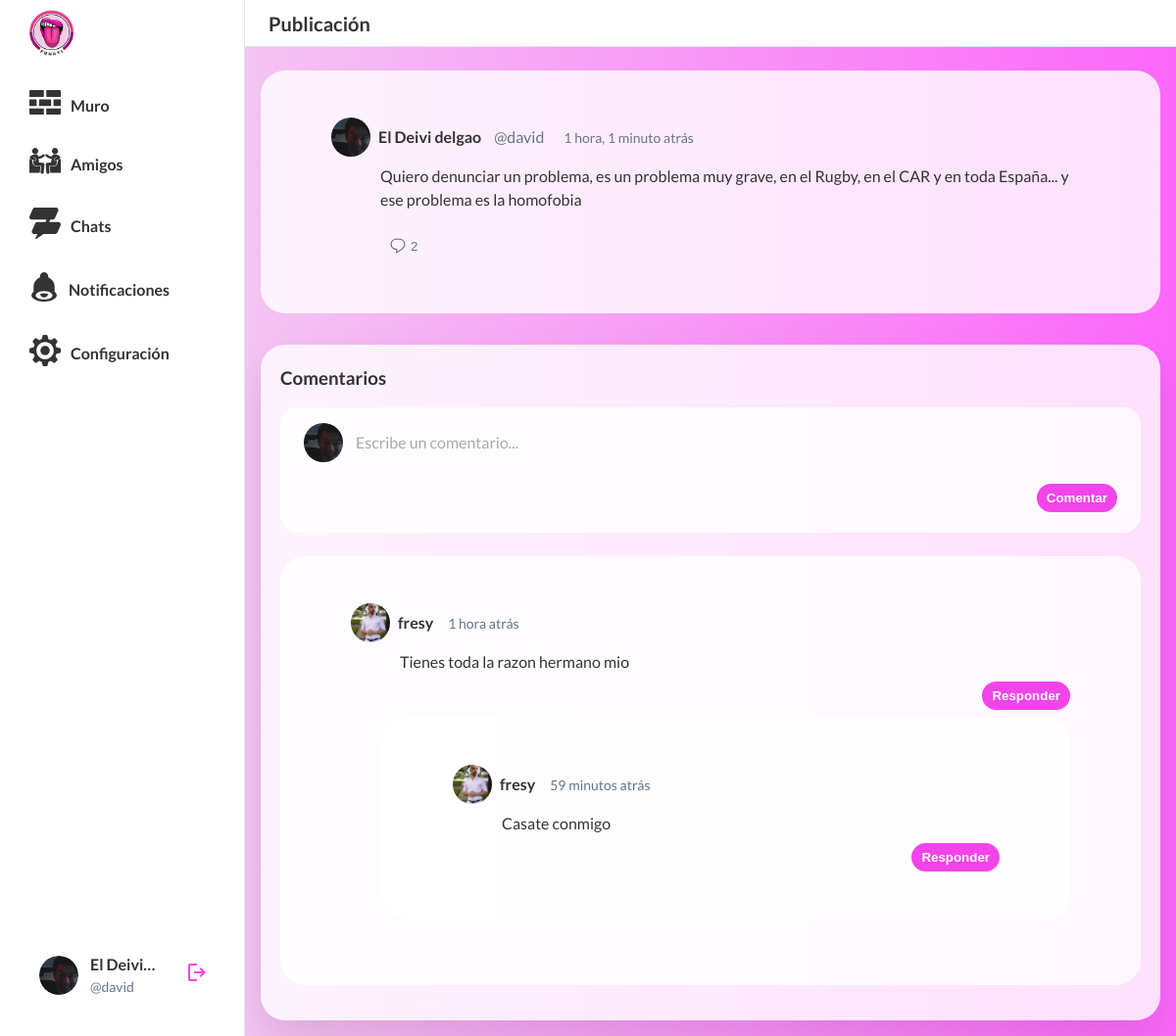
Page /publication/6/ (signed in) on the committed database.
### funATIAPP/models.py (models this page shows, shortened)
class Profile(models.Model):
    user = models.OneToOneField(User, on_delete=models.CASCADE, related_name='profile')
    avatar = models.ImageField(upload_to='avatars/', blank=True, null=True)
    biography = models.TextField(blank=True, null=True)
    birth_date = models.DateField(blank=True, null=True)
    favorite_color = models.CharField(max_length=50, blank=True, null=True)
    favorite_games = models.CharField(max_length=200, blank=True, null=True)
    national_id = models.CharField(max_length=20, blank=True, null=True)
    favorite_books = models.CharField(max_length=200, blank=True, null=True)
    favorite_music = models.CharField(max_length=200, blank=True, null=True)
    programming_languages = models.CharField(max_length=200, blank=True, null=True)
    friends = models.ManyToManyField('self', symmetrical=True, blank=True)
    following = models.ManyToManyField('self', symmetrical=False, blank=True, related_name='followers')

class Publication(models.Model):
    profile = models.ForeignKey(Profile, on_delete=models.CASCADE, related_name='publications')
    content = models.TextField()
    media = models.FileField(upload_to='media/', blank=True, null=True)
    created_at = models.DateTimeField(auto_now_add=True)

class Comment(models.Model):
    publication = models.ForeignKey(Publication, on_delete=models.CASCADE, related_name='comments')
    user = models.ForeignKey(User, on_delete=models.CASCADE)
    content = models.TextField()
    created_at = models.DateTimeField(auto_now_add=True)
    parent = models.ForeignKey('self', null=True, blank=True, on_delete=models.CASCADE, related_name='replies')

### funATIAPP/views.py (the view, shortened to what this page needs)
# urls.py: path('publication/<int:id>/', views.publication_detail_view, name='publication_detail'),
@login_required
def publication_detail_view(request, id):
    publication = Publication.objects.select_related('profile__user').get(id=id)
    comments = publication.comments.select_related('user').order_by('created_at')
    return render(request, 'publication.html', {
        'publication': publication,
        'comments': comments
    })

### funATIAPP/context_processors.py (called while the page is built)
def user_settings(request):
    if request.user.is_authenticated:
        settings = UserSettings.get_user_settings(request.user)
        return {
            'user_settings': settings
        }
    return {
        'user_settings': None
    }

### funATIAPP/models.py (called while the page is built)
    @classmethod
    def get_user_settings(cls, user):
        settings, created = cls.objects.get_or_create(user=user)
        return settings

### funATIAPP/templates/publication.html (shortened to what this page needs)
{% extends 'base.html' %}
{% load static %}
{% load i18n %}
{% block page_title %}{% trans "Publicación" %}{% endblock %}
{% block extra_css %}
<link rel="stylesheet" href="{% static 'css/styles.css' %}">
<link rel="stylesheet" href="{% static 'css/muro.css' %}">
<link rel="stylesheet" href="{% static 'css/follows.css' %}">
{% endblock %}
{% block content %}
<div class="post">
    <div class="post-header">
        <a href="{% url 'funATIAPP:profile_detail' publication.profile.id %}" class="profile-link" style="text-decoration: none; color: inherit; display: flex; align-items: center; gap: 8px;">
            {% if publication.profile.avatar %}
                <img src="{{ publication.profile.avatar.url }}" alt="{{ publication.profile.user.username }}" class="post-avatar" />
            {% else %}
                <img src="{% static 'assets/user-placeholder.png' %}" alt="{{ publication.profile.user.username }}" class="post-avatar" />
            {% endif %}
            <span class="post-username">{{ publication.profile.user.get_full_name|default:publication.profile.user.username }}</span>
            <span class="post-handle">@{{ publication.profile.user.username }}</span>
        </a>
        <span class="post-time">{{ publication.created_at|timesince }} {% trans "atrás" %}</span>
    </div>
    <div class="post-content">{{ publication.content }}</div>
    <div class="post-actions">
        <button class="post-action">
            <span>{{ publication.comments.count }}</span>
          </button>
    </div>
</div>
<div class="comments-section container" style="margin-top: 32px;">
    <h3 style="margin-bottom: 16px;">{% trans "Comentarios" %}</h3>
    {% if user.is_authenticated %}
    <form method="post" class="funar comment-form" style="margin-bottom: 24px;">
        <div class="funar-flex">
            <div class="funar-avatar-column">
                {% if user.profile.avatar %}
                    <img src="{{ user.profile.avatar.url }}" alt="{{ user.username }}" class="post-avatar" />
                {% else %}
                    <img src="{% static 'assets/user-placeholder.png' %}" alt="{{ user.username }}" class="post-avatar" />
                {% endif %}
            </div>
            <div class="funar-content-column">
                <div class="funar-input-container">
                    <span class="span-funar comment-contenteditable" id="comment-content" contenteditable="true"></span>
                </div>
            </div>
        </div>
        <div class="buton-flex" style="position: relative; min-height: 50px;">
            <div style="margin-left: auto;">
                <button type="submit" class="button-funar" id="funar-btn">{% trans "Comentar" %}</button>
            </div>
        </div>
    </form>
    {% endif %}
    {% for comment in comments %}
    {% if not comment.parent %}
    <div class="post" style="margin-bottom: 16px;" id="comment-{{ comment.id }}">
        <div class="post-header">
            <a href="{% url 'funATIAPP:profile_detail' comment.user.profile.id %}" class="profile-link" style="text-decoration: none; color: inherit; display: flex; align-items: center; gap: 8px;">
                {% if comment.user.profile.avatar %}
                    <img src="{{ comment.user.profile.avatar.url }}" alt="{{ comment.user.username }}" class="post-avatar" />
                {% else %}
                    <img src="{% static 'assets/user-placeholder.png' %}" alt="{{ comment.user.username }}" class="post-avatar" />
                {% endif %}
                <span class="post-username">{{ comment.user.username }}</span>
            </a>
            <span class="post-time">{{ comment.created_at|timesince }} {% trans "atrás" %}</span>
        </div>
        <div class="post-content">{{ comment.content }}</div>
        <div style="display: flex; justify-content: flex-end; align-items: center; margin-top: 8px;">
            <button class="reply-btn button-funar" onclick="showReplyForm('{{ comment.id }}')">{% trans "Responder" %}</button>
        </div>
        {% include "replies_recursive.html" with replies=comment.replies.all parent_margin=32 %}
    </div>
    {% endif %}
    {% empty %}
        <p>{% trans "No hay comentarios aún." %}</p>
    {% endfor %}
</div>
{% endblock %}

### funATIAPP/templates/menu-main.html (shortened to what this page needs)
{% load static %}
{% load i18n %}
<nav class="sidebar">
      <div class="sidebar-logo">
        <a href="{% url 'funATIAPP:muro' %}">
          <img src="{% static 'assets/logo.png' %}" alt="FunATI" width="45px" height="auto">
        </a>
      </div>
      <div class="sidebar-nav">
        <a href="{% url 'funATIAPP:muro' %}" class="menu-item {% if request.resolver_match.url_name == 'muro' or request.resolver_match.url_name == 'app' %}active{% endif %}">
          <span class="icon-sidebar">
          </span>
          <span>{% trans "Muro" %}</span>
        </a>
        <a href="{% url 'funATIAPP:friends' %}" class="menu-item {% if request.resolver_match.url_name == 'friends' %}active{% endif %}">
                     <span class="icon-sidebar">
           </span>
          <span>{% trans "Amigos" %}</span>
        </a>
        <a href="{% url 'funATIAPP:chats' %}" class="menu-item {% if request.resolver_match.url_name == 'chats' or request.resolver_match.url_name == 'chat_room' %}active{% endif %}">
                     <span class="icon-sidebar">
           </span>
          <span>{% trans "Chats" %}</span>
        </a>
        <a href="{% url 'funATIAPP:notifications' %}" class="menu-item {% if request.resolver_match.url_name == 'notifications' %}active{% endif %}">
                     <span class="icon-sidebar">
           </span>
          <span>{% trans "Notificaciones" %}</span>
        </a>
        <a href="{% url 'funATIAPP:settings' %}" class="menu-item {% if request.resolver_match.url_name == 'settings' or request.resolver_match.url_name == 'edit_profile' %}active{% endif %}">
                     <span class="icon-sidebar">
           </span>
          <span>{% trans "Configuración" %}</span>
        </a>
      </div>
      <div class="sidebar-footer">
        {% if user.is_authenticated %}
        <a href="{% url 'funATIAPP:profile' %}" class="profile-btn">
          <span class="sidebar-avatar">
            {% if user.profile.avatar %}
              <img src="{{ user.profile.avatar.url }}" alt="{% trans 'Avatar' %}" class="sidebar-avatar-img" />
            {% else %}
              <img src="{% static 'assets/user-placeholder.png' %}" alt="{% trans 'Avatar' %}" class="sidebar-avatar-img" />
            {% endif %}
          </span>
          <span class="user-info user-info2">
            <span class="user-name">
              {% if user.first_name or user.last_name %}
                {{ user.first_name }} {{ user.last_name }}
              {% else %}
                {{ user.username }}
              {% endif %}
            </span>
            <span class="user-username">@{{ user.username }}</span>
          </span>
        </a>
        {% endif %}
        <a href="{% url 'funATIAPP:logout' %}" class="logout-btn" title="{% trans 'Cerrar sesión' %}">
          <span>
            <svg
              xmlns="http://www.w3.org/2000/svg"
              height="24px"
              viewBox="0 -960 960 960"
              width="24px"
              fill="#F344EA"
            >
              <path
                d="M200-120q-33 0-56.5-23.5T120-200v-560q0-33 23.5-56.5T200-840h280v80H200v560h280v80H200Zm440-160-55-58 102-102H360v-80h327L585-622l55-58 200 200-200 200Z"
              />
            </svg>
          </span>
        </a>
    </div>
</nav>

### funATIAPP/templates/replies_recursive.html (shortened to what this page needs)
{% load static %}
{% load i18n %}
{% for reply in replies %}
<div class="post reply" style="margin-left: {{ parent_margin }}px; margin-top: 8px;" id="comment-{{ reply.id }}">
    <div class="post-header">
        <a href="{% url 'funATIAPP:profile_detail' reply.user.profile.id %}" class="profile-link" style="text-decoration: none; color: inherit; display: flex; align-items: center; gap: 8px;">
            {% if reply.user.profile.avatar %}
                <img src="{{ reply.user.profile.avatar.url }}" alt="{{ reply.user.username }}" class="post-avatar" />
            {% else %}
                <img src="{% static 'assets/user-placeholder.png' %}" alt="{{ reply.user.username }}" class="post-avatar" />
            {% endif %}
            <span class="post-username">{{ reply.user.username }}</span>
        </a>
        <span class="post-time">{{ reply.created_at|timesince }} {% trans "atrás" %}</span>
    </div>
    <div class="post-content">{{ reply.content }}</div>
    <div style="display: flex; justify-content: flex-end; align-items: center; margin-top: 8px;">
        <button class="reply-btn button-funar" onclick="showReplyForm('{{ reply.id }}')">{% trans "Responder" %}</button>
    </div>
</div>
{% endfor %}

### funATIAPP/static/css/styles.css (style rules this page uses)
:root { --primary-color: #f344ea; --text-color: #333; --light-gray: #f5f5f5; --border-color: #e1e8ed; --font-main: "Lato", -apple-system, BlinkMacSystemFont, "Segoe UI", Roboto, Helvetica, Arial, sans-serif; --sidebar-width: 250px; --bg-primary: white; --bg-sidebar: white; --bg-topbar: white; --bg-container: rgba(255, 255, 255, 0.8); --text-primary: #333; --text-secondary: #657786; --border-light: #e1e8ed; }
* { margin: 0; padding: 0; box-sizing: border-box; }
body { font-family: var(--font-main); color: var(--text-primary); line-height: 1.5; background-color: var(--bg-primary); display: grid; grid-template-columns: var(--sidebar-width) 1fr; height: 100vh; overflow: hidden; }
.container { width: 100%; background: var(--bg-container); border-radius: 25px; padding: 20px; box-shadow: 0 20px 40px rgba(0, 0, 0, 0.1); backdrop-filter: blur(10px); }
.sidebar { position: relative; height: 100vh; width: var(--sidebar-width); padding: 20px; padding-top: 10px; border-right: 1px solid var(--border-light); background-color: var(--bg-sidebar); display: flex; flex-direction: column; overflow-y: auto; }
.sidebar-logo { font-size: 24px; font-weight: bold; margin-bottom: 16px; padding-left: 10px; }
.sidebar-nav { display: flex; flex-direction: column; flex-grow: 1; overflow-y: auto; gap: 8px; }
.sidebar-nav a { display: flex; align-items: center; gap: 10px; padding: 10px; border-radius: 20px; text-decoration: none; color: var(--text-primary); font-weight: bold; transition: all 0.2s; }
.sidebar-footer { margin-top: auto; padding: 12px 8px; display: flex; align-items: center; gap: 8px; width: 100%; box-sizing: border-box; }
.profile-btn { display: flex; align-items: center; gap: 12px; flex: 1; min-width: 0; padding: 8px 12px; border-radius: 20px; text-decoration: none; color: var(--text-primary); transition: background-color 0.2s; }
.sidebar-avatar { width: 40px; height: 40px; border-radius: 50%; background-color: #e1e8ed; flex-shrink: 0; display: block; }
.user-info { display: flex; flex-direction: column; flex: 1; min-width: 0; overflow: hidden; }
.user-name { font-weight: bold; white-space: nowrap; overflow: hidden; text-overflow: ellipsis; }
.user-username { color: var(--text-secondary); font-size: 14px; white-space: nowrap; overflow: hidden; text-overflow: ellipsis; }
.logout-btn { background: none; border: none; cursor: pointer; padding: 8px; border-radius: 50%; transition: background-color 0.2s; flex-shrink: 0; }
.post { margin-bottom: 20px; background: var(--bg-container); border-radius: 25px; padding: 3rem 4.5rem; }
.post-header { display: flex; align-items: center; gap: 10px; margin-bottom: 5px; }
.post-avatar { width: 40px; height: 40px; border-radius: 50%; background-color: #e1e8ed; flex-shrink: 0; object-fit: cover; }
.post-username { font-weight: bold; margin-right: 5px; }
.post-handle { color: var(--text-secondary); margin-right: 10px; }
.post-time { color: var(--text-secondary); font-size: 14px; }
.post-actions { display: flex; justify-content: space-between; margin-top: 10px; padding-top: 1rem; padding-bottom: 1rem; }
.post-action { display: flex; align-items: center; gap: 5px; background: none; border: none; color: var(--text-secondary); cursor: pointer; padding: 5px 10px; border-radius: 4px; transition: all 0.2s; }
.span-funar { white-space: pre-wrap; word-break: break-word; overflow-wrap: break-word; display: block; min-height: 32px; max-width: 100%; }
.placeholder { color: #aaa; }
.button-funar { background-color: #f344ea; padding: 7px 10px; border: transparent; border-radius: 20px; color: #fff; font-weight: 600; cursor: pointer; transition: background 0.2s; }

### funATIAPP/static/css/muro.css (style rules this page uses)
.post-content { padding-left: 50px; margin-top: 8px; }
.post-actions { padding-left: 50px; padding-top: 12px; padding-bottom: 8px; }
.funar { background: var(--bg-container); border-radius: 18px; padding: 1rem 1.5rem; margin-bottom: 20px; }
.funar-flex { display: flex; gap: 0.5rem; }
.funar-content-column { width: 100%; }
.funar-input-container { margin-top: 0.5rem; }
.buton-flex { display: flex; align-items: center; justify-content: space-between; padding-left: 5px; padding-top: 10px; }
.span-funar { padding-left: 5px; }
.button-funar { background-color: #f344ea; padding: 7px 10px; border: transparent; border-radius: 20px; }

### rows in the picture
Publication: profile.avatar (picture), profile.user.get_full_name "El Deivi delgao", profile.user.username "david", created_at "1 hora, 1 minuto", content "Quiero denunciar un problema, es un problema muy grave, en el Rugby, en el CAR y en toda España... y ese problema es la homofobia", comments.count "2"
Comment: user.profile.avatar (picture), user.username "fresy", created_at "1 hora", content "Tienes toda la razon hermano mio"
Comment: user.profile.avatar (picture), user.username "fresy", created_at "59 minutos", content "Casate conmigo"

### other values in the picture
{{ user.first_name }} "El Deivi…"
{{ user.username }} "david"
